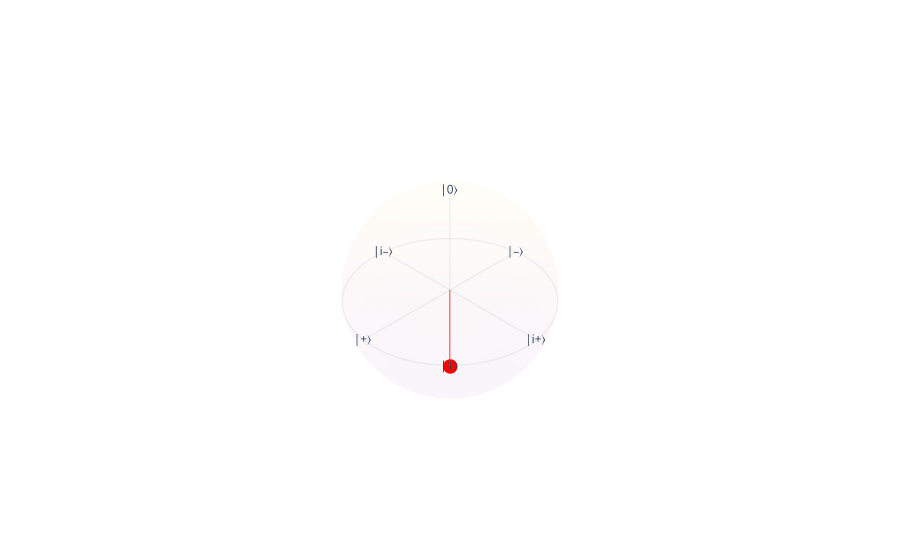

The cell this chart's notebook holds for it:
### Markdown cell above
A segunda opção é utilizar a função {func}`~ket.operations.cat`, que permite criar uma nova porta que representa a concatenação das portas passadas como argumento. Esta abordagem pode ser particularmente útil em situações onde precisamos armazenar ou reutilizar uma sequência específica de operações quânticas. Ao criar uma nova porta quântica usando {func}`~ket.operations.cat`, podemos encapsular essa sequência de operações em uma única entidade que pode ser facilmente passada como argumento para outras funções, simplificando assim a estrutura do código e melhorando a sua modularidade e reutilização.

### Code cell
# Instanciando um novo do processo quântico
processo = Process()

# Alocação de um qubit
qubits = processo.alloc()

porta_X = cat(H, Z, H)  # Concatena portas

porta_X(qubits)

bloch_sphere(qubits)  # Mostra o Bloch Sphere

### Figure 1 — Plotly figure (JSON) as saved in the notebook; plotly's stock layout.template omitted (floating-point values rounded to 4 significant figures; data arrays with more than 128 entries replaced by an {"elided": "..."} marker saying what was removed)
{"data": [{"name": "Bloch Sphere", "opacity": 0.02, "showscale": false, "type": "surface", "x": {"elided": "40x20 float values"}, "y": {"elided": "40x20 float values"}, "z": {"elided": "40x20 float values"}}, {"marker": {"color": "red", "size": 5}, "mode": "markers", "name": "qubit", "type": "scatter3d", "x": [0], "y": [0], "z": [-1.0]}, {"line": {"color": "red", "width": 3}, "mode": "lines", "name": "qubit line", "opacity": 0.5, "type": "scatter3d", "x": [0, 0], "y": [0, 0], "z": [0, -1.0]}, {"line": {"color": "gray", "width": 3}, "mode": "lines", "name": "Equator", "opacity": 0.1, "type": "scatter3d", "x": [1, 0.998, 0.992, 0.9819, 0.9679, 0.9501, 0.9284, 0.9029, 0.8738, 0.8413, 0.8053, 0.766, 0.7237, 0.6785, 0.6306, 0.5801, 0.5272, 0.4723, 0.4154, 0.3569, 0.2969, 0.2358, 0.1736, 0.1108, 0.04758, -0.01587, -0.07925, -0.1423, -0.2048, -0.2665, -0.3271, -0.3863, -0.4441, -0.5, -0.5539, -0.6056, -0.6549, -0.7015, -0.7453, -0.7861, -0.8237, -0.858, -0.8888, -0.9161, -0.9397, -0.9595, -0.9754, -0.9874, -0.9955, -0.9995, -0.9995, -0.9955, -0.9874, -0.9754, -0.9595, -0.9397, -0.9161, -0.8888, -0.858, -0.8237, -0.7861, -0.7453, -0.7015, -0.6549, -0.6056, -0.5539, -0.5, -0.4441, -0.3863, -0.3271, -0.2665, -0.2048, -0.1423, -0.07925, -0.01587, 0.04758, 0.1108, 0.1736, 0.2358, 0.2969, 0.3569, 0.4154, 0.4723, 0.5272, 0.5801, 0.6306, 0.6785, 0.7237, 0.766, 0.8053, 0.8413, 0.8738, 0.9029, 0.9284, 0.9501, 0.9679, 0.9819, 0.992, 0.998, 1], "y": [0, 0.06342, 0.1266, 0.1893, 0.2511, 0.312, 0.3717, 0.4298, 0.4862, 0.5406, 0.5929, 0.6428, 0.6901, 0.7346, 0.7761, 0.8146, 0.8497, 0.8815, 0.9096, 0.9341, 0.9549, 0.9718, 0.9848, 0.9938, 0.9989, 0.9999, 0.9969, 0.9898, 0.9788, 0.9638, 0.945, 0.9224, 0.896, 0.866, 0.8326, 0.7958, 0.7557, 0.7127, 0.6668, 0.6182, 0.5671, 0.5137, 0.4582, 0.4009, 0.342, 0.2817, 0.2203, 0.158, 0.09506, 0.03173, -0.03173, -0.09506, -0.158, -0.2203, -0.2817, -0.342, -0.4009, -0.4582, -0.5137, -0.5671, -0.6182, -0.6668, -0.7127, -0.7557, -0.7958, -0.8326, -0.866, -0.896, -0.9224, -0.945, -0.9638, -0.9788, -0.9898, -0.9969, -0.9999, -0.9989, -0.9938, -0.9848, -0.9718, -0.9549, -0.9341, -0.9096, -0.8815, -0.8497, -0.8146, -0.7761, -0.7346, -0.6901, -0.6428, -0.5929, -0.5406, -0.4862, -0.4298, -0.3717, -0.312, -0.2511, -0.1893, -0.1266, -0.06342, -2.449e-16], "z": [0, 0, 0, 0, 0, 0, 0, 0, 0, 0, 0, 0, 0, 0, 0, 0, 0, 0, 0, 0, 0, 0, 0, 0, 0, 0, 0, 0, 0, 0, 0, 0, 0, 0, 0, 0, 0, 0, 0, 0, 0, 0, 0, 0, 0, 0, 0, 0, 0, 0, 0, 0, 0, 0, 0, 0, 0, 0, 0, 0, 0, 0, 0, 0, 0, 0, 0, 0, 0, 0, 0, 0, 0, 0, 0, 0, 0, 0, 0, 0, 0, 0, 0, 0, 0, 0, 0, 0, 0, 0, 0, 0, 0, 0, 0, 0, 0, 0, 0, 0]}, {"line": {"color": "gray", "width": 3}, "mode": "lines", "name": "x line", "opacity": 0.1, "type": "scatter3d", "x": [1, -1], "y": [0, 0], "z": [0, 0]}, {"line": {"color": "gray", "width": 3}, "mode": "lines", "name": "y line", "opacity": 0.1, "type": "scatter3d", "x": [0, 0], "y": [1, -1], "z": [0, 0]}, {"line": {"color": "gray", "width": 3}, "mode": "lines", "name": "z line", "opacity": 0.1, "type": "scatter3d", "x": [0, 0], "y": [0, 0], "z": [1, -1]}, {"mode": "text", "name": "|0⟩", "text": ["|0⟩"], "textposition": "middle center", "type": "scatter3d", "x": [0], "y": [0], "z": [1]}, {"mode": "text", "name": "|1⟩", "text": ["|1⟩"], "textposition": "middle center", "type": "scatter3d", "x": [0], "y": [0], "z": [-1]}, {"mode": "text", "name": "|+⟩", "text": ["|+⟩"], "textposition": "middle center", "type": "scatter3d", "x": [1], "y": [0], "z": [0]}, {"mode": "text", "name": "|‒⟩", "text": ["|‒⟩"], "textposition": "middle center", "type": "scatter3d", "x": [-1], "y": [0], "z": [0]}, {"mode": "text", "name": "|i+⟩", "text": ["|i+⟩"], "textposition": "middle center", "type": "scatter3d", "x": [0], "y": [1], "z": [0]}, {"mode": "text", "name": "|i‒⟩", "text": ["|i‒⟩"], "textposition": "middle center", "type": "scatter3d", "x": [0], "y": [-1], "z": [0]}], "layout": {"scene": {"aspectmode": "cube", "xaxis": {"range": [-1, 1], "showbackground": false, "showgrid": false, "visible": false}, "yaxis": {"range": [-1, 1], "showbackground": false, "showgrid": false, "visible": false}, "zaxis": {"range": [-1, 1], "showbackground": false, "showgrid": false, "visible": false}}, "showlegend": false}}
